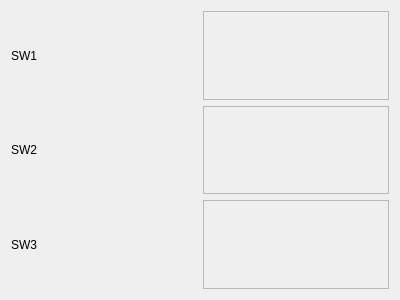
<?xml version="1.0" encoding="UTF-8"?>
<ui version="4.0">
 <class>MainWindow</class>
 <widget class="QMainWindow" name="MainWindow">
  <property name="geometry">
   <rect>
    <x>0</x>
    <y>0</y>
    <width>400</width>
    <height>300</height>
   </rect>
  </property>
  <property name="windowTitle">
   <string>MainWindow</string>
  </property>
  <widget class="QWidget" name="centralWidget">
   <layout class="QVBoxLayout" name="verticalLayout">
    <item>
     <layout class="QHBoxLayout" name="horizontalLayout">
      <item>
       <widget class="QLabel" name="label">
        <property name="text">
         <string>SW1</string>
        </property>
       </widget>
      </item>
      <item>
       <widget class="QFrame" name="frame_sw1">
        <property name="frameShape">
         <enum>QFrame::StyledPanel</enum>
        </property>
        <property name="frameShadow">
         <enum>QFrame::Raised</enum>
        </property>
       </widget>
      </item>
     </layout>
    </item>
    <item>
     <layout class="QHBoxLayout" name="horizontalLayout_2">
      <item>
       <widget class="QLabel" name="label_2">
        <property name="text">
         <string>SW2</string>
        </property>
       </widget>
      </item>
      <item>
       <widget class="QFrame" name="frame_sw2">
        <property name="frameShape">
         <enum>QFrame::StyledPanel</enum>
        </property>
        <property name="frameShadow">
         <enum>QFrame::Raised</enum>
        </property>
       </widget>
      </item>
     </layout>
    </item>
    <item>
     <layout class="QHBoxLayout" name="horizontalLayout_3">
      <item>
       <widget class="QLabel" name="label_3">
        <property name="text">
         <string>SW3</string>
        </property>
       </widget>
      </item>
      <item>
       <widget class="QFrame" name="frame_sw3">
        <property name="frameShape">
         <enum>QFrame::StyledPanel</enum>
        </property>
        <property name="frameShadow">
         <enum>QFrame::Raised</enum>
        </property>
       </widget>
      </item>
     </layout>
    </item>
   </layout>
  </widget>
 </widget>
 <layoutdefault spacing="6" margin="11"/>
 <resources/>
 <connections/>
</ui>
